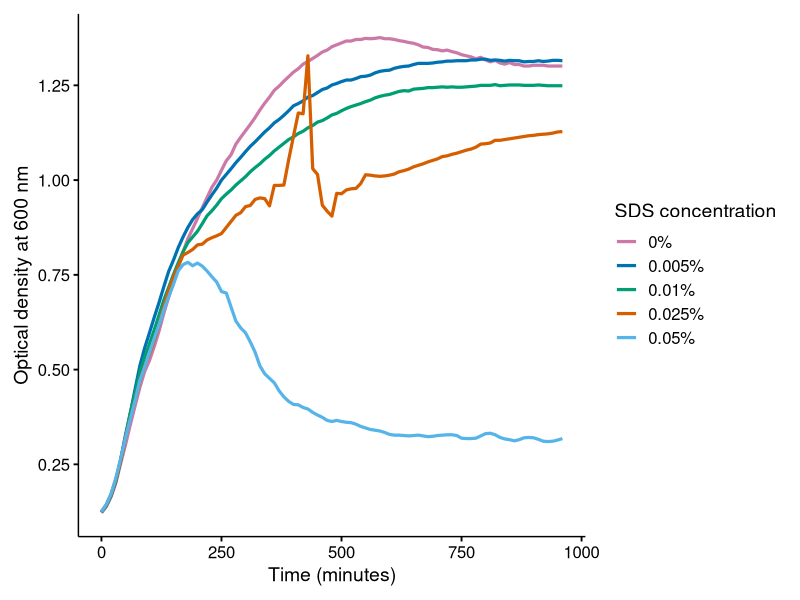

Write the R code that produced this figure.
### SDS dilution optimization
# Serial dilution was done for WT and mutant, but both gave similar results
# Only WT data is plotted for simplicity


library(tidyverse)

#read data
data <- read_csv('all growth curves - SDS optimization.csv')

#clean data
data_clean <- data |>
  group_by(time) |>
  summarize(W5 = mean(W5.1:W5.3),
            W2.5 = mean(W2.5.1:W2.5.3),
            W1 = mean(W1.1:W1.3),
            W0.5 = mean(W0.5.1:W0.5.3),
            W0 = mean(W0.1:W0.3)) |>
  gather(concentration, od, -time)

legend_updated  <- c('W5' = '0.05%', 'W2.5' = '0.025%', 'W1' = '0.01%', 'W0.5' = '0.005%', 'W0' = '0%')
colours <- c('W5' = '#56B4E9', 'W2.5' = '#D55E00', 'W1' = '#009E73', 'W0.5' = '#0072B2', 'W0' = '#CC79A7')

#plot curves
growth_curve_sds <- ggplot(data_clean) +
  
  geom_line(aes(x = time, y = od, colour = concentration), linewidth = 1.1) +
  
  xlab('Time (minutes)') +
  ylab('Optical density at 600 nm') +
  labs(colour = 'SDS concentration') +
  
  scale_colour_manual(values = colours, labels = legend_updated) +
  
  scale_y_continuous(
    breaks = seq(0, 1.25, by = 0.25),
    expand = expansion(mult = c(0.05, 0.05))
  ) +
  
  theme_minimal(base_size = 14) +
  theme(
    panel.grid.major.x = element_blank(),
    panel.grid.major.y = element_blank(),
    panel.grid.minor = element_blank(),
    panel.background = element_blank(),
    plot.background = element_blank(),
    axis.line = element_line(color = "black", linewidth = 0.5),
    axis.ticks = element_line(color = "black"),
    axis.text = element_text(color = "black", size = 12),
    axis.title = element_text(size = 14),
    legend.title = element_text(size = 14),
    legend.text = element_text(size = 12),
    plot.margin = margin(10, 10, 10, 10)
  )
growth_curve_sds
